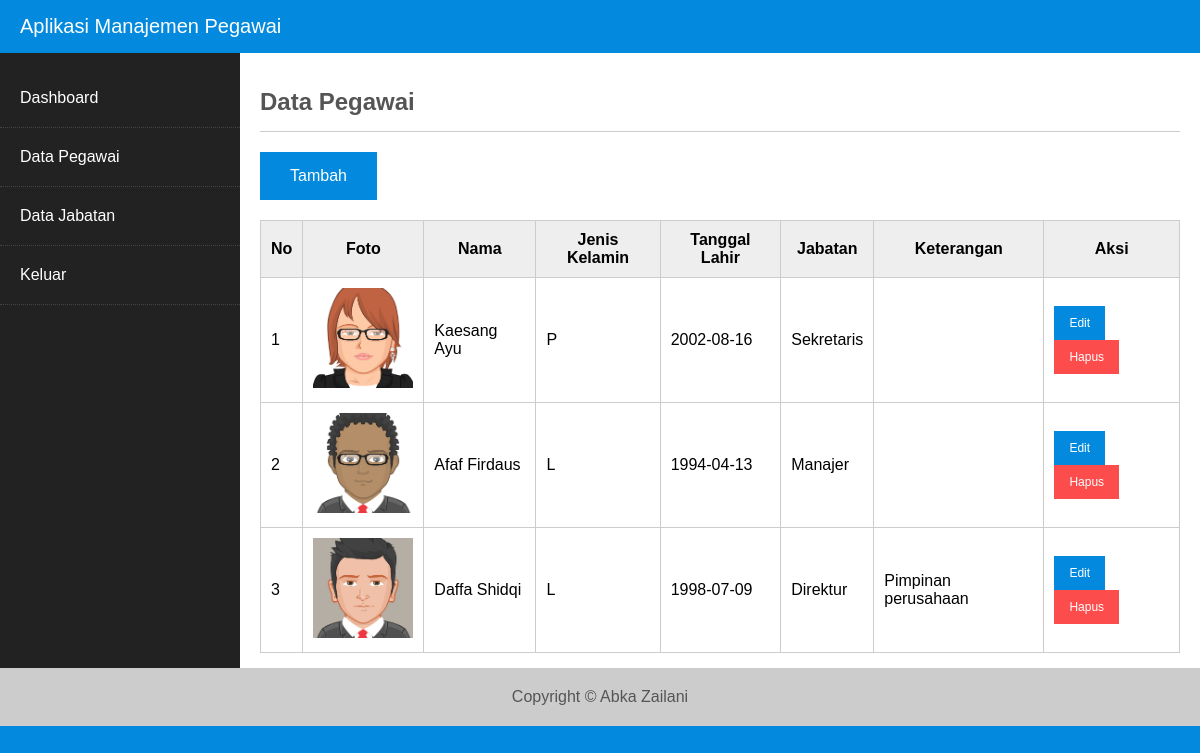
/index.php?hal=pegawai (signed in), run on the app's committed database.
### tables this page shows
CREATE TABLE `pegawai` (
  `id_pegawai` int(5) NOT NULL,
  `nama_pegawai` varchar(100) NOT NULL,
  `jenis_kelamin` enum('L','P') NOT NULL,
  `tgl_lahir` date NOT NULL,
  `id_jabatan` int(5) NOT NULL,
  `foto` varchar(100) NOT NULL,
  `keterangan` text NOT NULL
);

CREATE TABLE `jabatan` (
  `id_jabatan` int(5) NOT NULL,
  `nama_jabatan` varchar(50) NOT NULL
);

### content/pegawai.php (the view, shortened to what this page needs)
<h2 class="judul">Data Pegawai</h2>
<a class="tombol" href="?hal=pegawai_tambah">Tambah</a>
<table class="table">
   <thead>
      <tr>
         <th>No</th>
         <th>Foto</th>
         <th>Nama</th>
         <th>Jenis Kelamin</th>
         <th>Tanggal Lahir</th>
         <th>Jabatan</th>
         <th>Keterangan</th>
         <th>Aksi</th>
      </tr>
   </thead>
   <tbody>
<?php
   $query = mysqli_query($con, "SELECT * FROM pegawai LEFT JOIN jabatan ON pegawai.id_jabatan=jabatan.id_jabatan ORDER BY pegawai.id_pegawai DESC");
   $no = 0;
   while($data = mysqli_fetch_array($query)){
      $no++;
?>
      <tr>
         <td><?= $no ?></td>
         <td><img src="images/<?= $data['foto'] ?>" width="100"></td>
         <td><?= $data['nama_pegawai'] ?></td>
         <td><?= $data['jenis_kelamin'] ?></td>
         <td><?= $data['tgl_lahir'] ?></td>
         <td><?= $data['nama_jabatan'] ?></td>
         <td><?= $data['keterangan'] ?></td>
         <td>
            <a class="tombol edit" href="?hal=pegawai_edit&id=<?= $data['id_pegawai'] ?>"> Edit </a>
            <a class="tombol hapus" href="?hal=pegawai_hapus&id=<?= $data['id_pegawai'] ?>&foto=<?= $data['foto'] ?>"> Hapus </a>
         </td>
     </tr>
<?php
   }
?>
   </tbody>
</table>

### index.php (shortened to what this page needs)
<?php
  if(empty($_SESSION['username']) or empty($_SESSION['password'])){
     echo "<p align='center'> Anda harus login terlebih dahulu!</p>";
     echo "<meta http-equiv='refresh' content='2; url=login.php'>";
  }else{
?>
<!DOCTYPE HTML>
<html>
   <head>
      <link rel="stylesheet" href="css/style.css">
   </head>
   <body>
      <header>
         Aplikasi Manajemen Pegawai
      </header>
      <div class="container">
         <aside>
            <ul class="menu">
               <li> <a href="?hal=dashboard" class="aktif">Dashboard</a> </li>
               <li> <a href="?hal=pegawai">Data Pegawai</a> </li>
               <li> <a href="?hal=jabatan">Data Jabatan</a> </li>
               <li> <a href="logout.php">Keluar</a> </li>
            </ul>
         </aside>
         <section class="main">
            <?php include "konten.php"; ?>
         </section>
      </div>
      <footer>
         Copyright &copy; Abka Zailani
      </footer>
   </body>
</html>
<?php
   }
?>

### konten.php (shortened to what this page needs)
<?php
   $halaman = array("dashboard",
      "pegawai", "pegawai_tambah", "pegawai_insert",
      "pegawai_edit", "pegawai_update", "pegawai_hapus",
      "jabatan", "jabatan_tambah", "jabatan_insert",
      "jabatan_edit", "jabatan_update", "jabatan_hapus");
   if(isset($_GET['hal'])) $hal = $_GET['hal'];
   else $hal = "dashboard";
   foreach($halaman as $h){
      if($hal == $h){
         include "content/$h.php";
         break;
      }
   }
?>

### css/style.css (style rules this page uses)
* { box-sizing: border-box; }
body { font-family: Arial; margin: 0; background: #038ade; }
.container { display: flex; flex-wrap: wrap; justify-content: center; }
header { background: #038ade; color: #fff; padding: 15px 20px; font-size: 20px; }
aside { flex: 20%; background: #222; }
section.main { flex: 80%; background: #fff; min-height: 530px; padding: 15px 20px; }
footer { background: #ccc; color: #555; padding: 20px; text-align: center; }
.menu { padding: 0; }
.menu li { border-bottom: 1px dotted #444; }
.menu a { display: block; padding: 20px 20px; list-style: none; color: #fff; text-decoration: none; }
.judul { color: #555; border-bottom: 1px solid #ccc; padding-bottom: 15px; }
.table { width: 100%; margin-top: 20px; border-collapse: collapse; }
.table th, .table td { border: 1px solid #ccc; padding: 10px; }
.table th { background: #eee; }
.tombol { display: inline-block; max-width: 150px; padding: 15px 30px; color: #fff; text-decoration: none; background: #038ade; cursor: pointer; }
.tombol.edit, .tombol.hapus { padding: 10px 15px; font-size: 12px; }
.tombol.hapus { background: #fc4c4c; }

### data on the page
pegawai: foto (picture), nama_pegawai "Kaesang Ayu", jenis_kelamin "P", tgl_lahir "2002-08-16", id_jabatan.nama_jabatan "Sekretaris"
pegawai: foto (picture), nama_pegawai "Afaf Firdaus", jenis_kelamin "L", tgl_lahir "1994-04-13", id_jabatan.nama_jabatan "Manajer"
pegawai: foto (picture), nama_pegawai "Daffa Shidqi", jenis_kelamin "L", tgl_lahir "1998-07-09", id_jabatan.nama_jabatan "Direktur", keterangan "Pimpinan perusahaan"
